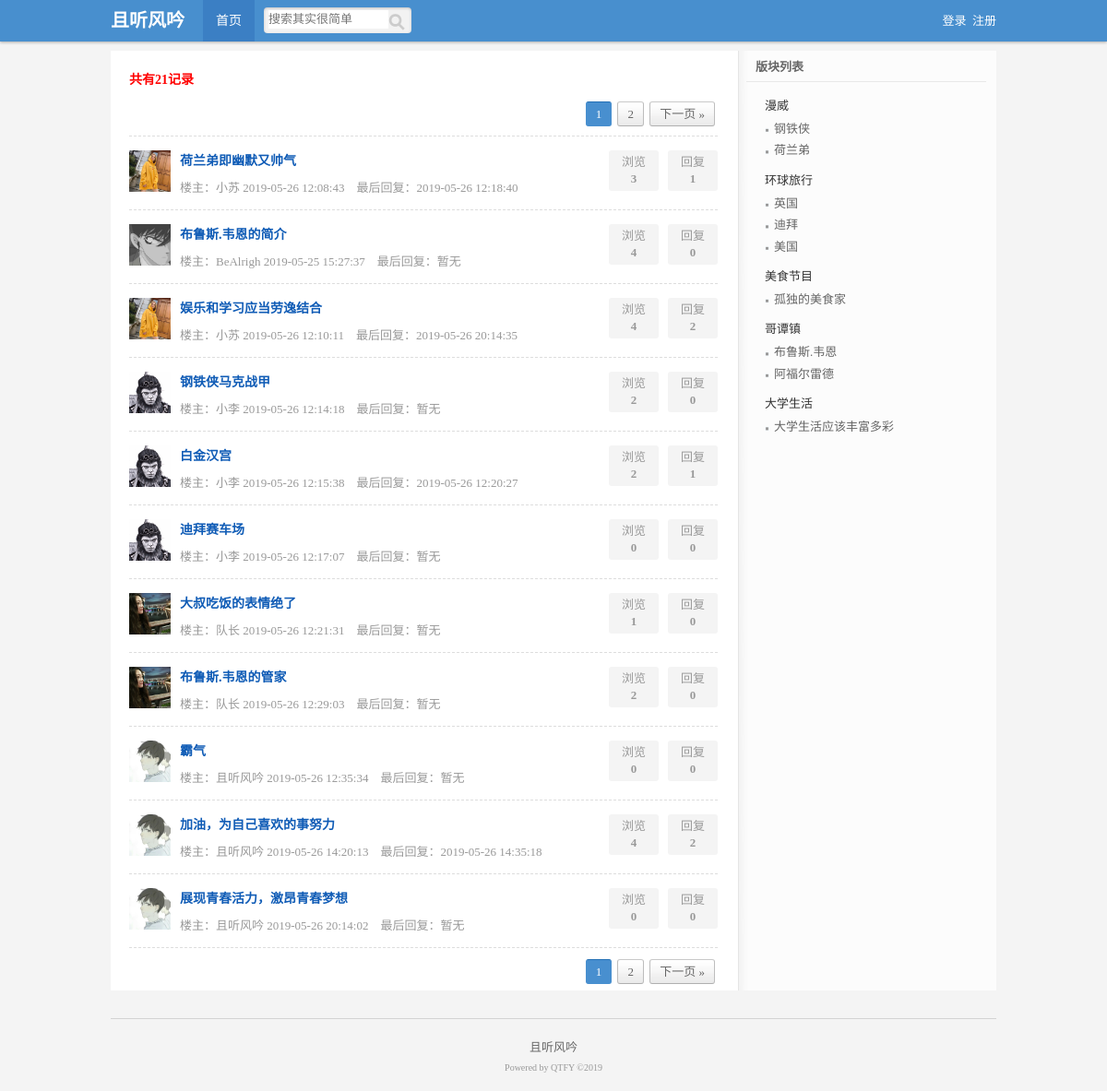
Screenshot of /search.php with the database file from the repository.
### tables this page shows
CREATE TABLE IF NOT EXISTS `content` (
  `id` int(10) unsigned NOT NULL AUTO_INCREMENT,
  `module_id` int(10) unsigned NOT NULL,
  `title` varchar(255) NOT NULL,
  `content` text NOT NULL,
  `time` datetime NOT NULL,
  `member_id` int(10) unsigned NOT NULL,
  `times` int(10) unsigned NOT NULL,
  PRIMARY KEY (`id`)
);

CREATE TABLE IF NOT EXISTS `member` (
  `id` int(10) unsigned NOT NULL AUTO_INCREMENT,
  `name` varchar(32) NOT NULL,
  `pw` varchar(32) NOT NULL,
  `photo` varchar(255) NOT NULL,
  `register_time` datetime NOT NULL,
  `last_time` datetime NOT NULL,
  PRIMARY KEY (`id`)
);

CREATE TABLE IF NOT EXISTS `reply` (
  `id` int(10) unsigned NOT NULL AUTO_INCREMENT,
  `content_id` int(10) unsigned NOT NULL,
  `quote_id` int(10) unsigned NOT NULL DEFAULT '0',
  `content` text NOT NULL,
  `time` datetime NOT NULL,
  `member_id` int(10) unsigned NOT NULL,
  PRIMARY KEY (`id`)
);

CREATE TABLE IF NOT EXISTS `father_module` (
  `id` int(10) unsigned NOT NULL AUTO_INCREMENT,
  `module_name` varchar(66) NOT NULL,
  `sort` int(11) NOT NULL DEFAULT '0',
  PRIMARY KEY (`id`)
);

CREATE TABLE IF NOT EXISTS `son_module` (
  `id` int(10) unsigned NOT NULL AUTO_INCREMENT,
  `father_module_id` int(10) unsigned NOT NULL,
  `module_name` varchar(66) NOT NULL,
  `info` varchar(255) NOT NULL,
  `member_id` int(10) unsigned NOT NULL DEFAULT '0',
  `sort` int(10) unsigned NOT NULL DEFAULT '0',
  PRIMARY KEY (`id`)
);

### inc/tool.inc.php (called while the page is built, shortened)
<?php
function is_login($link){
	if(isset($_COOKIE['bbs']['name']) && isset($_COOKIE['bbs']['pw'])){
		$query="select * from member where name='{$_COOKIE['bbs']['name']}' and sha1(pw)='{$_COOKIE['bbs']['pw']}'";
		$result=execute($link,$query);
		if(mysqli_num_rows($result)==1){
			$data=mysqli_fetch_assoc($result);
			return $data['id'];
		}else{
			return false;
		}
	}else{
		return false;
	}
}
?>

### inc/mysql.inc.php (called while the page is built, shortened)
<?php
function execute($link,$query){
	$result=mysqli_query($link,$query);
	return $result;
}
function num($link,$sql_count){
	$result=execute($link,$sql_count);
	$count=mysqli_fetch_row($result);
	return $count[0];
}
?>

### search.php (the view, shortened to what this page needs)
<?php
include_once 'inc/mysql.inc.php';
include_once 'inc/tool.inc.php';
include_once 'inc/page.inc.php';
$link=connect();
$query="select count(*) from content where title like '%{$_GET['keyword']}%'";
$count_all=num($link,$query);
?>
<!DOCTYPE html>
<html lang="zh-CN">
<head>
<link rel="stylesheet" type="text/css" href="style/public.css" />
<link rel="stylesheet" type="text/css" href="style/list.css" />
</head>
<body>
	<div class="header_wrap">
		<div id="header" class="auto">
			<div class="logo">且听风吟</div>
			<div class="nav">
				<a href="index.php" class="hover">首页</a>
			</div>
			<div class="serarch">
				<form>
					<input class="keyword" type="text" name="keyword" placeholder="搜索其实很简单" />
					<input class="submit" type="submit" name="submit" value="" />
				</form>
			</div>
			<div class="login">
			<?php
			$link=connect();
				if(is_login($link)){
$str=<<<A
					<a>您好！{$_COOKIE['bbs']['name']}</a><span style="color:#fff;"> |</span> <a href="logout.php">退出</a>
A;
					echo $str;
				}else{
$str=<<<A
					<a href="login.php">登录</a>&nbsp;
					<a href="register.php">注册</a>
A;
					echo $str;
				}
				?>
			</div>
		</div>
	</div>
	<div id="main" class="auto">
		<div id="left">
			<div class="box_wrap">
				<h3>共有<?php echo $count_all?>记录</h3>
				<div class="pages_wrap">
					<div class="pages">
                    <?php
					$page=page($count_all,20);
					echo $page['html'];
					?>
					</div>
				</div>
			</div>
			<ul class="postsList">
            <?php
		$query="select
		content.title,content.id,content.time,content.times,content.member_id,member.name,member.photo,son_module.module_name
		from content,member,son_module where
		content.title like'%{$_GET['keyword']}%' and
		content.member_id=member.id and
		content.module_id=son_module.id {$page['limit']} ";
        $result_content=execute($link,$query);
        while($data_content=mysqli_fetch_assoc($result_content)){
            $data_content['title']=htmlspecialchars($data_content['title']);
            $data_content['title_color']=str_replace($_GET['keyword'],"<span style='color:red;'>{$_GET['keyword']}</span>",$data_content['title']);
			$query="select time from reply where content_id={$data_content['id']} order by id desc limit 1";
			$result_last_reply=execute($link,$query);
			if(mysqli_num_rows($result_last_reply)==0){
				$last_time='暂无';
			}else{
				$data_last_reply=mysqli_fetch_assoc($result_last_reply);
				$last_time=$data_last_reply['time'];
			}
			$query="select count(*) from reply where content_id={$data_content['id']}";
                ?>
                	<li>
				<div class="smallPic">
				<a target="_blank" href="member.php?id=<?php echo $data_content['member_id']?>">
						<img width="45" height="45"src="<?php if($data_content['photo']!=''){echo SUB_URL.$data_content['photo'];}else{echo 'style/photo.jpg';}?>">
					</a>
				</div>
				<div class="subject">
					<div class="titleWrap"><h2><a target="_blank" href="show.php?id=<?php echo $data_content['id']?>"><?php echo $data_content['title_color']?></a></h2></div>
					<p>
						楼主：<?php echo $data_content['name']?>&nbsp;<?php echo $data_content['time']?>&nbsp;&nbsp;&nbsp;&nbsp;最后回复：<?php echo $last_time?>
					</p>
				</div>
				<div class="count">
					<p>
						回复<br /><span><?php echo num($link,$query)?></span>
					</p>
					<p>
						浏览<br /><span><?php echo $data_content['times']?></span>
					</p>
				</div>
			</li>
                <?php
                }
                ?>
			</ul>
			<div class="pages_wrap">
				<div class="pages">
                <?php
					$page=page($count_all,20);
					echo $page['html'];
					?>
				</div>
			</div>
		</div>
			<div id="right">
		<div class="classList">
			<div class="title">版块列表</div>
			<ul class="listWrap">
			<?php
				$query="select * from father_module";
				$result_father=execute($link,$query);
				while($data_father=mysqli_fetch_assoc($result_father)){
			?>
				<li>
					<h2><a href="list_father.php?id=<?php echo $data_father['id']?>"><?php echo $data_father['module_name']?></a></h2>
					<ul>
					<?php
					$query="select * from son_module where father_module_id={$data_father['id']}";
					$result_son=execute($link,$query);
					while($data_son=mysqli_fetch_assoc($result_son)){
					?>
						<li><h3><a href="list_son.php?id=<?php echo $data_son['id']?>"><?php echo $data_son['module_name']?></a></h3></li>
						<?php
					}
						?>
					</ul>
				</li>
				<?php
				}
				?>
			</ul>
		</div>
	</div>
</div>
<?php include 'inc/footer.inc.php'?>

### inc/page.inc.php (shortened to what this page needs)
<?php
function page($count,$page_size,$num_btn=10,$page='page'){
	$page_num_all=ceil($count/$page_size);
	$start=($_GET[$page]-1)*$page_size;
	$limit="limit {$start},{$page_size}";
	$current_url=$_SERVER['REQUEST_URI'];
	$arr_current=parse_url($current_url);
	$current_path=$arr_current['path'];
	$url='';
	if(isset($arr_current['query'])){
		parse_str($arr_current['query'],$arr_query);
		unset($arr_query[$page]);
		if(empty($arr_query)){
			$url="{$current_path}?{$page}=";
		}else{
			$other=http_build_query($arr_query);
			$url="{$current_path}?{$other}&{$page}=";
		}
	}else{
		$url="{$current_path}?{$page}=";
	}
	$html=array();
	if($num_btn>=$page_num_all){
		for($i=1;$i<=$page_num_all;$i++){
			if($_GET[$page]==$i){
				$html[$i]="<span>{$i}</span>";
			}else{
				$html[$i]="<a href='{$url}{$i}'>{$i}</a>";
			}
		}
	}
	if($_GET[$page]!=$page_num_all){
		$next=$_GET[$page]+1;
		array_push($html,"<a href='{$url}{$next}'>下一页 »</a>");
	}
	$html=implode(' ',$html);
	$data=array(
			'limit'=>$limit,
			'html'=>$html
	);
	return $data;
}
?>

### inc/footer.inc.php (shortened to what this page needs)
<div id="footer" class="auto">
		<div class="bottom">
			<a>且听风吟</a>
		</div>
		<div class="copyright">Powered by QTFY ©2019</div>
	</div>
</body>
</html>

### style/public.css (style rules this page uses)
body,div,ul,ol,li,dl,dt,dd,h1,h2,h3,h4,h5,h6,form,input,textarea,p { margin:0px; padding:0px; font-size:13px; font-family:Tahoma; }
ul { list-style:none; }
img,a img { border:none; }
a { text-decoration:none; }
body { background:#f4f4f4; color:#333; }
.auto { width:960px; margin:0 auto; }
.header_wrap { background:#488fce; box-shadow: 0 1px 3px rgba(0, 0, 0, 0.3); display: block; left: 0; position:fixed; top: 0; width: 100%; z-index: 10; }
#header { height:45px; line-height:45px; }
#header .logo { width:100px; font-size:20px; font-family:微软雅黑; font-weight:bold; color:#fff; float:left; }
#header .nav a { color:#fff; display:block; width:56px; float:left; text-align:center; font-size:14px; cursor:pointer; }
#header .nav a.hover { background:#3b7fc4; }
#header .serarch { background: none repeat scroll 0 0 #f2f2f2; border-radius: 4px; box-shadow: 0 1px 3px rgba(0, 0, 0, 0.2) inset; display: inline; float: left; height: 28px; margin: 8px 0 0 10px; padding:0; width: 160px; }
#header .serarch input.keyword { width:130px; height:20px; margin:3px 0 0 5px; display:block; float:left; border:0px; }
#header .serarch input.submit { background:url(style_icon.png) 0px -593px; border: 0 none; cursor: pointer; float: right; height: 28px; margin: 0; overflow: visible; padding: 0; text-align:left; width: 25px; float:right; }
#header .login { float:right; }
#header .login a { color:#fff; }
.pages_wrap .pages { float: right; }
.pages a { background:url(core_bg.png) #f8f8f8; border-color: #c9c9c9 #bdbdbd #b0b0b0; border-image: none; border-radius: 3px; border-style: solid; border-width: 1px; color: #666666; display: inline-block; line-height: 13px; margin-right: 3px; padding: 6px 10px; text-decoration: none; vertical-align: top; }
.pages span { background-color: #f8f8f8; border-color:#c9c9c9 #bdbdbd #b0b0b0; border-image:none; border-radius:3px; border-style:solid; border-width:1px; color:#666666; display:inline-block; line-height:13px; margin-right:3px; padding:6px 10px; text-decoration:none; background:#488fcf; border-color: #2470b5 #488fcf #488fcf; color:#fff; }
#footer { border-top:1px solid #d3d3d3; text-align:center; padding:20px 0; margin-top:30px; }
#footer a { color:#666; }
#footer .bottom { padding:0 0 8px 0; }
#footer .copyright { color: #999; font-size: 10px; text-align: center; }

### style/list.css (style rules this page uses)
#main { background:url(main_bg.png) repeat-y; margin-top:10px; }
#main #left { width:638px; padding:7px 20px; float:left; }
#main #right { width:282px; float:right; }
#main #left .box_wrap { color:#666; line-height:22px; }
#main #left div.box_wrap h3 { margin:14px 0 0 0; font-size:14px; color:red; }
#main #left div.pages_wrap { margin:12px 0 0 0; }
#main ul.postsList { margin:10px 0 0 0; border-top:1px dashed #ddd; }
#main ul.postsList li { border-bottom:1px dashed #ddd; padding:15px 0; }
#main ul.postsList li div.smallPic { width:55px; float:left; }
#main ul.postsList li div.subject { width:450px; float:left; }
#main ul.postsList li div.count { color: #999; line-height: 18px; text-align: center; }
#main ul.postsList li div.count p { background: none repeat scroll 0 0 #f4f4f4; border-radius: 3px; display: block; float: right; height: 36px; margin: 0 0 0 10px; overflow: hidden; padding: 4px 0; width: 54px; }
#main ul.postsList li div.count p span { font-weight:bold; }
#main ul.postsList li div.subject .titleWrap a,#main ul.postsList li div.subject .titleWrap h2 { font-size:14px; color:#105cb6; }
#main ul.postsList li div.subject .titleWrap h2 { display:inline; }
#main ul.postsList li div.subject p { color:#999; padding:10px 0 0 0; }
#main #right .classList .title { width:260px; margin:0 auto; padding:7px 0; font-weight:bold; color:#666; text-indent:10px; border-bottom:1px solid #e8e8e8; }
#main #right .classList ul.listWrap { width:220px; margin:15px auto 0 auto; }
#main #right .classList ul.listWrap li h2 a { color:#333; font-weight:normal; }
#main #right .classList ul.listWrap li ul { margin:5px 0 10px 0px; }
#main #right .classList ul.listWrap li ul li { background:url(style_icon.png) 0px -389px no-repeat; line-height:180%; border-radius:3px; color: #666; padding-left:10px; }
#main #right .classList ul.listWrap li ul li h3 a { font-weight:normal; color:#666; }

### rows the page displays
content: member.photo (picture), title "荷兰弟即幽默又帅气", member.name "小苏", time "2019-05-26 12:08:43", reply.time "2019-05-26 12:18:40", query "1", times "3"
content: member.photo (picture), title "布鲁斯.韦恩的简介", member.name "BeAlrigh", time "2019-05-25 15:27:37", last_time "暂无", query "0", times "4"
content: member.photo (picture), title "娱乐和学习应当劳逸结合", member.name "小苏", time "2019-05-26 12:10:11", reply.time "2019-05-26 20:14:35", query "2", times "4"
content: member.photo (picture), title "钢铁侠马克战甲", member.name "小李", time "2019-05-26 12:14:18", last_time "暂无", query "0", times "2"
content: member.photo (picture), title "白金汉宫", member.name "小李", time "2019-05-26 12:15:38", reply.time "2019-05-26 12:20:27", query "1", times "2"
content: member.photo (picture), title "迪拜赛车场", member.name "小李", time "2019-05-26 12:17:07", last_time "暂无", query "0", times "0"
content: member.photo (picture), title "大叔吃饭的表情绝了", member.name "队长", time "2019-05-26 12:21:31", last_time "暂无", query "0", times "1"
content: member.photo (picture), title "布鲁斯.韦恩的管家", member.name "队长", time "2019-05-26 12:29:03", last_time "暂无", query "0", times "2"
content: member.photo (picture), title "霸气", member.name "且听风吟", time "2019-05-26 12:35:34", last_time "暂无", query "0", times "0"
content: member.photo (picture), title "加油，为自己喜欢的事努力", member.name "且听风吟", time "2019-05-26 14:20:13", reply.time "2019-05-26 14:35:18", query "2", times "4"
content: member.photo (picture), title "展现青春活力，激昂青春梦想", member.name "且听风吟", time "2019-05-26 20:14:02", last_time "暂无", query "0", times "0"
father_module: module_name "漫威"
son_module: module_name "钢铁侠"
son_module: module_name "荷兰弟"
father_module: module_name "环球旅行"
son_module: module_name "英国"
son_module: module_name "迪拜"
son_module: module_name "美国"
father_module: module_name "美食节目"
son_module: module_name "孤独的美食家"
father_module: module_name "哥谭镇"
son_module: module_name "布鲁斯.韦恩"
son_module: module_name "阿福尔雷德"
father_module: module_name "大学生活"
son_module: module_name "大学生活应该丰富多彩"

### other values shown
$count_all "21"
$page['html'] "下一页 »"
